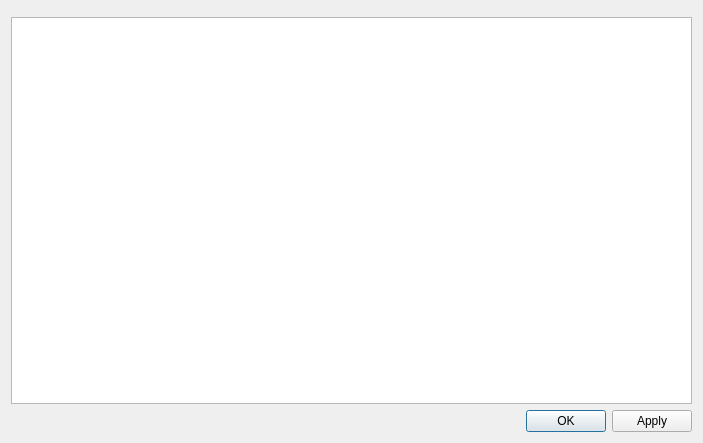
<?xml version="1.0" encoding="UTF-8"?>
<ui version="4.0">
 <class>ServerCreationDialog</class>
 <widget class="QDialog" name="ServerCreationDialog">
  <property name="geometry">
   <rect>
    <x>0</x>
    <y>0</y>
    <width>703</width>
    <height>443</height>
   </rect>
  </property>
  <property name="windowTitle">
   <string>Dialog</string>
  </property>
  <layout class="QGridLayout" name="gridLayout">
   <item row="0" column="0">
    <widget class="Utils::PathChooser" name="pathChooser" native="true"/>
   </item>
   <item row="1" column="0">
    <widget class="QTreeView" name="treeView"/>
   </item>
   <item row="2" column="0">
    <widget class="QDialogButtonBox" name="buttonBox">
     <property name="orientation">
      <enum>Qt::Horizontal</enum>
     </property>
     <property name="standardButtons">
      <set>QDialogButtonBox::Apply|QDialogButtonBox::Ok</set>
     </property>
    </widget>
   </item>
  </layout>
 </widget>
 <customwidgets>
  <customwidget>
   <class>Utils::PathChooser</class>
   <extends>QWidget</extends>
   <header location="global">utils/widgets/pathchooser.h</header>
   <container>1</container>
  </customwidget>
 </customwidgets>
 <resources/>
 <connections>
  <connection>
   <sender>buttonBox</sender>
   <signal>accepted()</signal>
   <receiver>ServerCreationDialog</receiver>
   <slot>accept()</slot>
   <hints>
    <hint type="sourcelabel">
     <x>248</x>
     <y>254</y>
    </hint>
    <hint type="destinationlabel">
     <x>157</x>
     <y>274</y>
    </hint>
   </hints>
  </connection>
  <connection>
   <sender>buttonBox</sender>
   <signal>rejected()</signal>
   <receiver>ServerCreationDialog</receiver>
   <slot>reject()</slot>
   <hints>
    <hint type="sourcelabel">
     <x>316</x>
     <y>260</y>
    </hint>
    <hint type="destinationlabel">
     <x>286</x>
     <y>274</y>
    </hint>
   </hints>
  </connection>
 </connections>
</ui>
